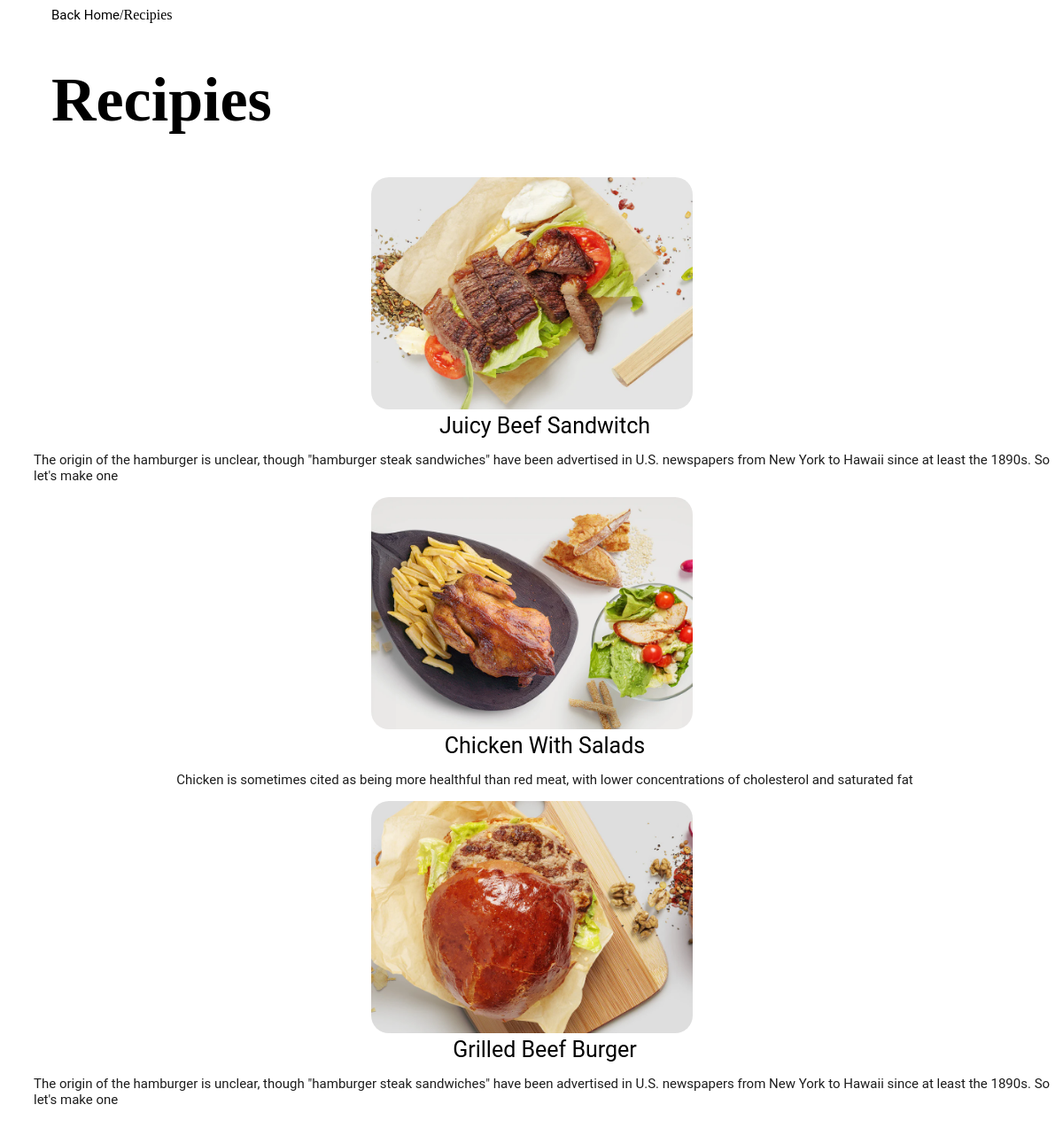
The page /recipies.php on the database its author committed.
### tables this page shows
CREATE TABLE `recipies` (
  `RecipiesID` int(11) NOT NULL,
  `RecipeTitle` varchar(500) NOT NULL,
  `RecipeDescription` text NOT NULL,
  `RecipeImage` text NOT NULL
);

### recipies.php (the view, shortened to what this page needs)
<!DOCTYPE html>
<html lang="en">
<head>
    <link rel="stylesheet" href="recipies.css">
</head>
<body>
<div id='backtohome'> <a href='Home.php'>Back Home</a>/<span>Recipies</span></div>
<div><h1>Recipies</h1></div>
<?php
require_once "connection.php";
$sql="Select * from recipies";
$result=$conn->query($sql);
if($result->num_rows >0){
    while($row = $result->fetch_assoc()){
        echo '<div id="recipies">';
        echo '<div class="title">';
        echo ' <img src="' . $row['RecipeImage'] . '" alt="Recipe Image">';
        echo '</div>';
        echo '<a href="recipiesDetails.php?id=' . $row['RecipiesID'] . '"> ' . $row['RecipeTitle'] . ' </a>';
        echo '<p class="description">' . $row['RecipeDescription'] . '</p>';
        echo '</div>';
    };
 }
?>
</body>
</html>

### recipies.css (style rules this page uses)
#recipies img { width: 363px; height:262px; border-radius: 20px; }
h1 { margin-left: 50px; font-size: 70px; }
#recipies p { font-size: 15px; color: #1d1d1d; font-family: "Trirong", serif; text-overflow: ellipsis; font-family: 'Roboto'; }
#recipies { display: flex ; flex-wrap: wrap; justify-content: center; margin-left: 30px; align-items: center; align-content: center; flex-direction: column; }
#recipies div { margin-right: 30px; }
#backtohome { margin-left: 50px; }
#backtohome a { text-decoration: none; color: black; font-size: 15px; }
a { text-decoration: none; color: black; font-size: 25px; font-family: 'Roboto'; }

### rows shown on the page
recipies: RecipeImage (picture), RecipeTitle "Juicy Beef Sandwitch", RecipeDescription "The origin of the hamburger is unclear, though \"hamburger steak sandwiches\" have been advertised in U.S. newspapers from New York to Hawaii since at least the 1890s. So let's make one"
recipies: RecipeImage (picture), RecipeTitle "Chicken With Salads", RecipeDescription "Chicken is sometimes cited as being more healthful than red meat, with lower concentrations of cholesterol and saturated fat"
recipies: RecipeImage (picture), RecipeTitle "Grilled Beef Burger", RecipeDescription "The origin of the hamburger is unclear, though \"hamburger steak sandwiches\" have been advertised in U.S. newspapers from New York to Hawaii since at least the 1890s. So let's make one"
